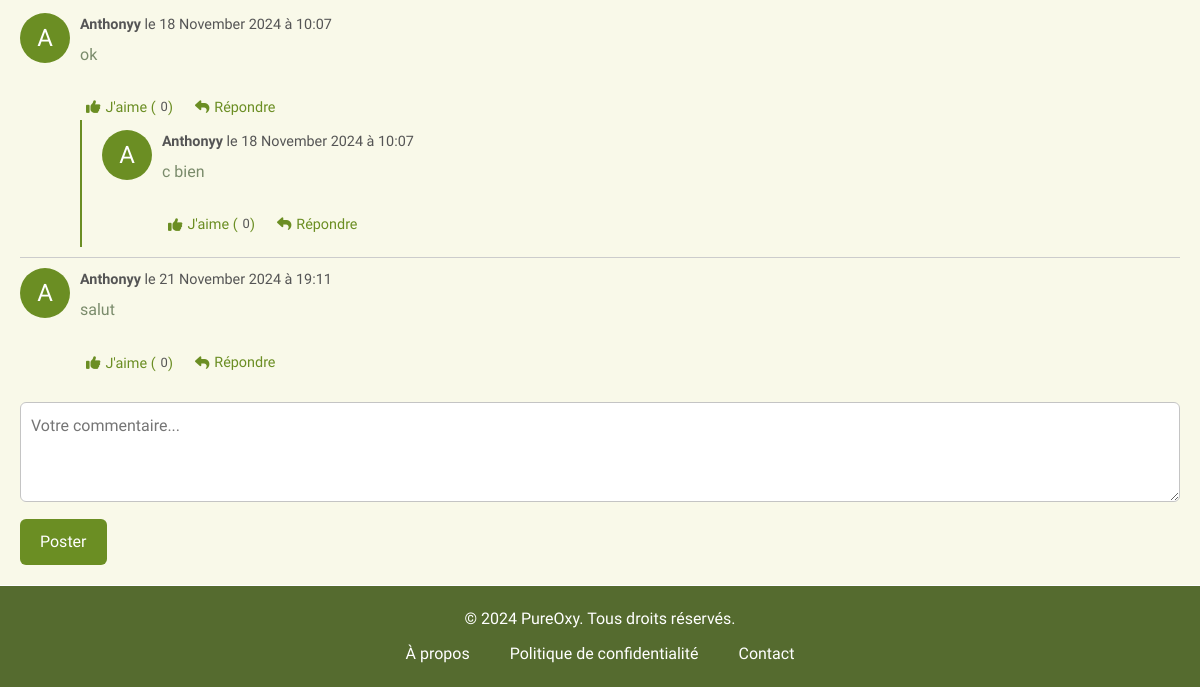
Page /fonctionnalites/details.php?ville=Paris (signed in, lower part) on the earlier database version.
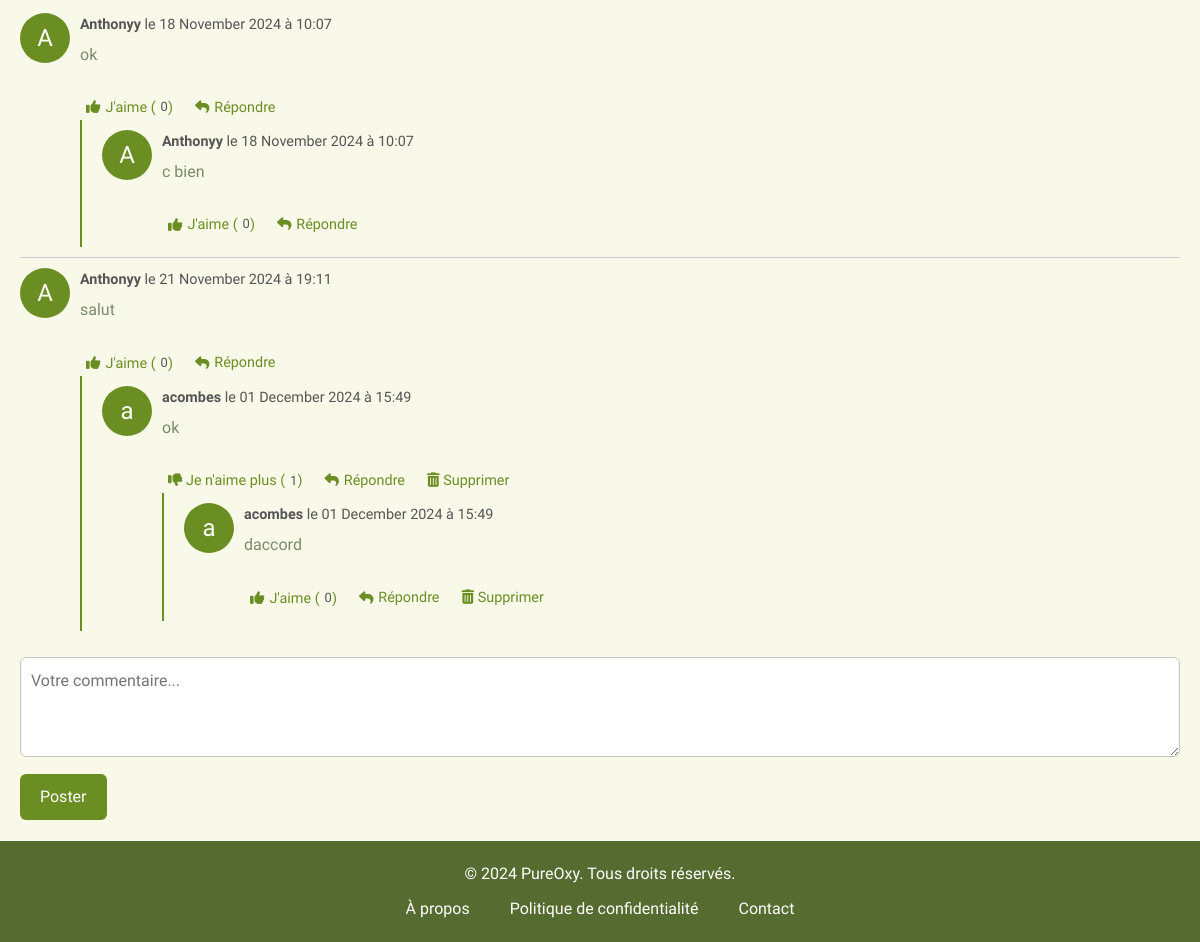
Same page on the later database version.
### tables this page shows
CREATE TABLE IF NOT EXISTS `commentaire` (
  `id` int NOT NULL AUTO_INCREMENT,
  `user_id` int NOT NULL,
  `page` varchar(255) NOT NULL,
  `parent_id` int DEFAULT NULL,
  `content` text NOT NULL,
  `likes` int DEFAULT '0',
  `created_at` datetime DEFAULT CURRENT_TIMESTAMP,
  PRIMARY KEY (`id`),
  KEY `user_id` (`user_id`),
  KEY `parent_id` (`parent_id`)
);

CREATE TABLE IF NOT EXISTS `users` (
  `id` int NOT NULL AUTO_INCREMENT,
  `username` varchar(50) NOT NULL,
  `password` varchar(255) NOT NULL,
  `created_at` timestamp NULL DEFAULT CURRENT_TIMESTAMP,
  `profile_picture` varchar(255) DEFAULT '../images/user.png',
  `email` varchar(255) NOT NULL,
  PRIMARY KEY (`id`),
  UNIQUE KEY `username` (`username`)
);

### fonctionnalites/commentaires.php (the view, shortened to what this page needs)
<?php
require '../bd/bd.php';
if (isset($_GET['ville'])) {
    $ville = $_GET['ville'];
    $page = 'details.php?ville=' . $ville;
} else {
    $page = basename($_SERVER['PHP_SELF']);
}
class Commentaire {
    public function __construct($data) {
        $this->id = $data['id'];
        $this->user_id = $data['user_id'];
        $this->username = $data['username'];
        $this->content = $data['content'];
        $this->likes = $data['likes'];
        $this->created_at = $data['created_at'];
    }
}
function getComments($page, $parent_id = null) {
    global $conn;
    $comments = [];
    $sql = "SELECT c.*, u.username
            FROM commentaire c
            INNER JOIN users u ON c.user_id = u.id
            WHERE c.page = ? AND ";
    if (is_null($parent_id)) {
        $sql .= "c.parent_id IS NULL ";
    } else {
        $sql .= "c.parent_id = ? ";
    }
    $sql .= "ORDER BY c.created_at ASC";
    $stmt = $conn->prepare($sql);
    if (is_null($parent_id)) {
        $stmt->bind_param("s", $page);
    } else {
        $stmt->bind_param("si", $page, $parent_id);
    }
    $stmt->execute();
    $result = $stmt->get_result();
    while ($row = $result->fetch_assoc()) {
        $comment = new Commentaire($row);
        $comment->replies = getComments($page, $comment->id);
        $comments[] = $comment;
    }
    return $comments;
}
function displayComments($comments) {
    global $csrf_token, $conn;
    foreach ($comments as $comment) {
        echo '<li id="comment-' . htmlspecialchars($comment->id, ENT_QUOTES, 'UTF-8') . '">';
        echo '<div class="comment-avatar">' . htmlspecialchars(substr($comment->username, 0, 1), ENT_QUOTES, 'UTF-8') . '</div>';
        echo '<div class="comment-content">';
        echo '<div class="comment-details">';
        $formatted_date = date('d F Y à H:i', strtotime($comment->created_at));
        echo '<strong>' . htmlspecialchars($comment->username, ENT_QUOTES, 'UTF-8') . '</strong> le ' . htmlspecialchars($formatted_date, ENT_QUOTES, 'UTF-8');
        echo '</div>';
        echo '<p>' . nl2br(htmlspecialchars($comment->content, ENT_QUOTES, 'UTF-8')) . '</p>';
        echo '<div class="comment-actions">';
        if (isset($_SESSION['user_id'])) {
            $stmt_like = $conn->prepare("SELECT * FROM likes WHERE user_id = ? AND comment_id = ?");
            $stmt_like->bind_param("ii", $_SESSION['user_id'], $comment->id);
            $stmt_like->execute();
            $result_like = $stmt_like->get_result();
            if ($result_like->num_rows == 0) {
                echo '<form method="post" class="like-form" data-comment-id="' . htmlspecialchars($comment->id, ENT_QUOTES, 'UTF-8') . '">';
                echo '<button type="submit"><i class="fas fa-thumbs-up"></i> J\'aime (<span class="like-count">' . htmlspecialchars($comment->likes, ENT_QUOTES, 'UTF-8') . '</span>)</button>';
                echo '</form>';
            } else {
                echo '<form method="post" class="unlike-form" data-comment-id="' . htmlspecialchars($comment->id, ENT_QUOTES, 'UTF-8') . '">';
                echo '<button type="submit"><i class="fas fa-thumbs-down"></i> Je n\'aime plus (<span class="like-count">' . htmlspecialchars($comment->likes, ENT_QUOTES, 'UTF-8') . '</span>)</button>';
                echo '</form>';
            }
            echo '<button class="reply-button" data-comment-id="' . htmlspecialchars($comment->id, ENT_QUOTES, 'UTF-8') . '"><i class="fas fa-reply"></i> Répondre</button>';
            if ($comment->user_id == $_SESSION['user_id']) {
                echo '<button class="delete-comment-button" data-comment-id="' . htmlspecialchars($comment->id, ENT_QUOTES, 'UTF-8') . '"><i class="fas fa-trash-alt"></i> Supprimer</button>';
            }
        } else {
            echo '<p><a href="../pages/compte.php">Connectez-vous</a> pour interagir.</p>';
        }
        echo '</div>';
        echo '</div>';
        if (!empty($comment->replies)) {
            echo '<ul class="replies">';
            displayComments($comment->replies);
            echo '</ul>';
        }
        echo '</li>';
    }
}
?>
<div class="comment-section">
    <?php
    $comments = getComments($page);
    if (!empty($comments)) {
        echo '<ul class="comments">';
        displayComments($comments);
        echo '</ul>';
    } else {
        echo '<p>Soyez le premier à commenter cette page !</p>';
    }
    if (isset($_SESSION['user_id'])) {
        echo '<form method="post" class="comment-form" id="comment-form">';
        echo '<textarea name="content" placeholder="Votre commentaire..." required></textarea>';
        echo '<button type="submit" name="add_comment">Poster</button>';
        echo '</form>';
    }
    ?>
</div>

Differences in the rows shown:
added commentaire: user.username "a", user.username "acombes", created_at "01 December 2024 à 15:49", content "ok", likes "1", shown under "A"
added commentaire: user.username "a", user.username "acombes", created_at "01 December 2024 à 15:49", content "daccord", likes "0"
